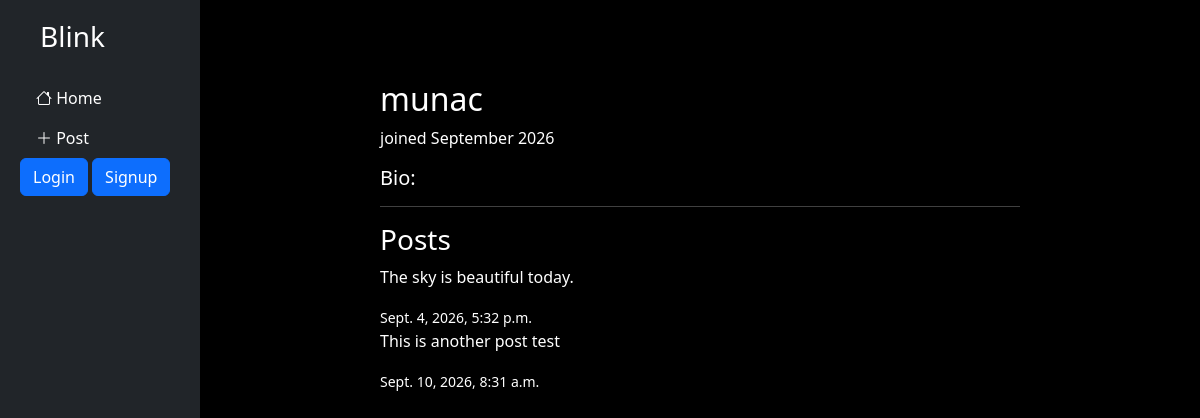
Before: /users/profile/2/ with the older database file.
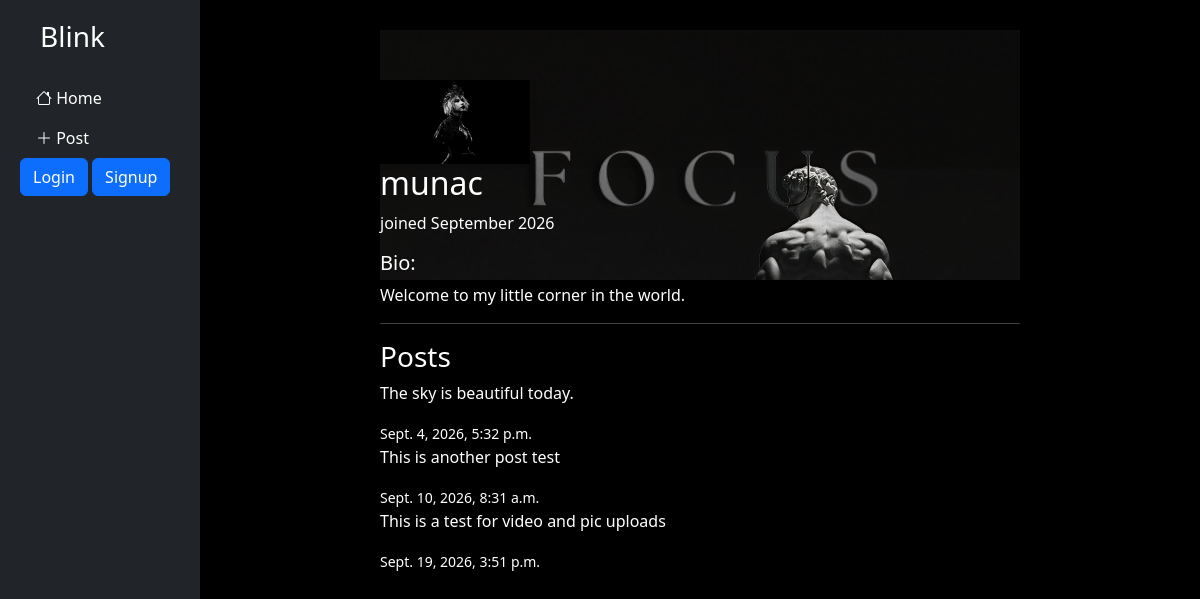
After: the same page with the newer database file.
### users/models.py (models this page shows)
class CustomUser(AbstractUser):
    age = models.PositiveIntegerField(null=True, blank=True)
    bio = models.TextField(max_length=500, blank=True)
    profile_picture = models.ImageField(
        upload_to='profile_pictures/',
        blank=True,
        null=True
    )
    background_picture = models.ImageField(
        upload_to='background_pictures/',
        blank=True,
        null=True
    )

### posts/models.py (models this page shows, shortened)
class Post(models.Model):
    author = models.ForeignKey(
        get_user_model(),
        on_delete=models.CASCADE,
    )
    content = models.TextField(max_length=200)
    image = models.ImageField(
        upload_to='post_images/',
        blank=True,
        null=True
    )
    video = models.FileField(
        upload_to='post_videos/',
        blank=True,
        null=True
    )
    date = models.DateTimeField(auto_now_add=True)

### users/views.py (the view)
# urls.py: path('profile/<int:pk>/', ProfileView.as_view(), name='profile'),
class ProfileView(DetailView):
    model = CustomUser
    template_name = 'users/profile.html'
    context_object_name = 'profile_user'

### templates/users/profile.html (shortened to what this page needs)
{% extends 'base.html' %}
{% block content %}
<div>
    <div class="profile-background">
        {% if profile_user.background_picture %}
        <img src="{{ profile_user.background_picture.url }}" alt="Background Picture"
        style="width: 100%; height: 250px; object-fit: cover;">
        {% endif %}
    </div>
    {% if profile_user.profile_picture %}
        <img src="{{ profile_user.profile_picture.url}}"
        alt="Profile Picture" width="150">
     {% endif %}
     <h2>{{ profile_user.username }}</h2>
     <p>joined {{ profile_user.date_joined|date:"F Y" }}</p>
     <h5>Bio:</h5>
     <p>{{ profile_user.bio }}</p>
     <hr>
     <h3>Posts</h3>
    {% for post in profile_user.post_set.all %}
        <div>
            <p>{{ post.content }}</p>
            <small>{{ post.date }}</small>
        </div>
        {% empty %}
        <p>No posts at the moment.</p>
    {% endfor %}
</div>
{% endblock content %}

### templates/base.html (shortened to what this page needs)
<!DOCTYPE html>
 <html lang="en">
 <head>
    <link href="https://cdn.jsdelivr.net/npm/bootstrap@5.3.8/dist/css/bootstrap.min.css" rel="stylesheet">
    <link rel="stylesheet"
      href="https://cdn.jsdelivr.net/npm/bootstrap-icons@1.13.1/font/bootstrap-icons.min.css">
    {% load static %}
    <link rel="stylesheet" href="{% static 'style.css' %}">
 </head>
 <body class="bg-black text-white">
    <nav class="sidebar">
        <h3>
            <a class="text-white mb-4 d-block text-decoration-none" href="{% url 'home' %}">Blink</a>
        </h3>
      <ul class="nav flex-column">
         <li>
            <a class="nav-link text-white text-decoration-none" href="{% url 'home' %}">
               <i class="bi bi-house "></i>
               Home
            </a>
         </li>
         <li>
            <a class="nav-link text-white text-decoration-none" href="{% url 'post_new' %}">
                <i class="bi bi-plus-lg"></i>
            Post
            </a>
         </li>
         {% if user.is_authenticated %}
         <a class="nav-link text-green text-decoration-none bi bi-person" href="{% url 'profile' user.pk %}">{{ user.username }}</a>
         <li>
            <form action="{% url 'logout' %}" method="post">
                {% csrf_token %}
                <button type="submit" class="btn btn-primary">Sign-out</button>
            </form>
        </li>
         {% else %}
        <li>
            <a class="btn btn-primary" href="{% url 'login' %}">Login</a>
            <a class="btn btn-primary" href="{% url 'signup' %}">Signup</a>
        </li>
        {% endif %}
      </ul>
    </nav>
    <main class="main-content">
      {%block content %}
      {%endblock content %}
    </main>
 </body>
 </html>

### static/style.css (style rules this page uses)
body { background-color: red !important; }
.profile-background { width: 100%; height: 50px; background-size: cover; background-position: center; background-repeat: no-repeat; }
.profile-background img { width: 100%; height: 100%; object-fit: cover; object-position: center; }

### templates/base.html (style rules this page uses)
.sidebar { width: 200px; height: 100vh; position: fixed; top: 0; left: 0; padding: 20px; background-color: #212529; }
.sidebar h3 { padding-left: 20px; }
.main-content { margin-left: 350px; padding: 30px; width: 700px; }

Changed rows visible on the page:
changed CustomUser "munac": background_picture: picture added; profile_picture: picture added; bio (not shown) → "Welcome to my little corner in the world."
added Post: content "This is a test for video and pic uploads", date "Sept. 19, 2026, 3:51 p.m."
